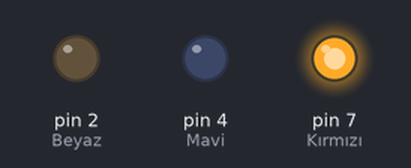
Recording of a sketch running on a simulated Arduino Uno, built with avr-gcc and run on an emulated ATmega328P. Parts: output pins drawn as LEDs (lit = HIGH).

Above: at 0.04 s.
At 1.33 s:
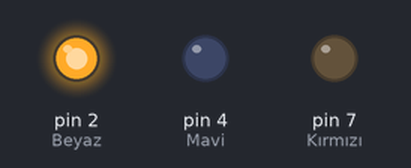
At 2.13 s:
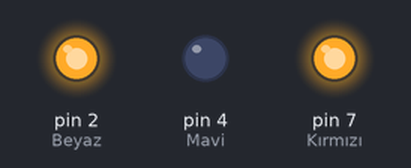
At 2.33 s:
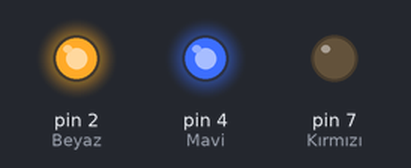
At 4.16 s:
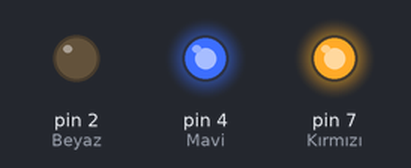
At 5.13 s:
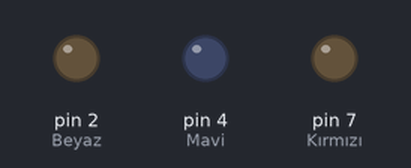
Timing chart, 0 to 6.0 s (numbered marks = the images above):
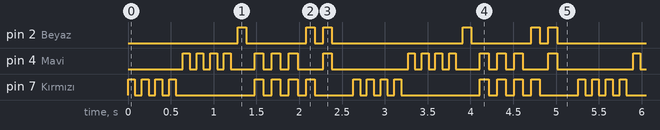

Measured:
- by itself, pin 2 (Beyaz): repeats every 2.6 s: LOW 0.70 s, HIGH 0.10 s, LOW 0.10 s, HIGH 0.10 s, LOW 1.5 s, HIGH 0.10 s
- by itself, pin 7 (Kırmızı): repeats every 2.6 s: 3 × (LOW 0.08 s, HIGH 0.08 s), LOW 0.92 s, 3 × (HIGH 0.10 s, LOW 0.10 s), HIGH 0.10 s, LOW 0.45 s, HIGH 0.08 s
- by itself, pin 4 (Mavi): repeats every 2.6 s: 3 × (LOW 0.08 s, HIGH 0.08 s), LOW 0.28 s, 2 × (HIGH 0.10 s, LOW 0.10 s), HIGH 0.10 s, LOW 0.30 s, HIGH 0.10 s, LOW 0.89 s, HIGH 0.08 s

The sketch:

code.ino
```cpp
void setup() {
  pinMode(7, OUTPUT); // Kırmızı
  pinMode(4, OUTPUT); // Mavi
  pinMode(2, OUTPUT); // Beyaz
}

void loop() {
  // Kırmızı hızlı flaş
  for (int i = 0; i < 4; i++) {
    digitalWrite(7, HIGH);
    delay(80);
    digitalWrite(7, LOW);
    delay(80);
  }

  // Mavi hızlı flaş
  for (int i = 0; i < 4; i++) {
    digitalWrite(4, HIGH);
    delay(80);
    digitalWrite(4, LOW);
    delay(80);
  }

  // Beyaz kısa flaş
  digitalWrite(2, HIGH);
  delay(100);
  digitalWrite(2, LOW);
  delay(100);

  // Kırmızı ve mavi birlikte
  for (int i = 0; i < 3; i++) {
    digitalWrite(7, HIGH);
    digitalWrite(4, HIGH);
    delay(100);

    digitalWrite(7, LOW);
    digitalWrite(4, LOW);
    delay(100);
  }

  // Beyaz ve kırmızı
  digitalWrite(2, HIGH);
  digitalWrite(7, HIGH);
  delay(100);

  digitalWrite(2, LOW);
  digitalWrite(7, LOW);
  delay(100);

  // Beyaz ve mavi
  digitalWrite(2, HIGH);
  digitalWrite(4, HIGH);
  delay(100);

  digitalWrite(2, LOW);
  digitalWrite(4, LOW);
  delay(100);

  delay(150);
}
```
